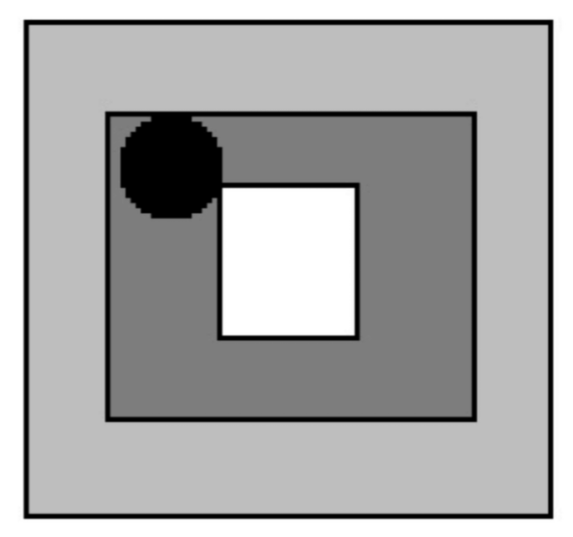
#> input picture reference_port.png, 573 x 537 px
$ python part_a.py
#> lines starting #> are read from the running program, lines starting #| are printed output that depends on the picture; after the words box and inside, x2 and y2 are one past the last pixel; in counts of white or black regions, pixels touching at a corner belong together
import cv2
import numpy as np
import math
from scipy import ndimage

def get_centers(image_path):
    gray = cv2.imread(image_path, cv2.IMREAD_GRAYSCALE)
    if gray is None:
        raise ValueError(f"Could not load {image_path}")

    # --- 1. Find Global Center (Using Canny for the thin squares) ---
    edges = cv2.Canny(gray, 50, 200)
    cnts, _ = cv2.findContours(edges, cv2.RETR_TREE, cv2.CHAIN_APPROX_SIMPLE)

    square_centroids = []
    for cnt in cnts:
        if cv2.contourArea(cnt) < 100: continue
        approx = cv2.approxPolyDP(cnt, 0.04 * cv2.arcLength(cnt, True), True)
        if len(approx) == 4:
            M = cv2.moments(cnt)
            if M['m00'] > 0:
                square_centroids.append((int(M['m10']/M['m00']), int(M['m01']/M['m00'])))

    global_center = np.mean(square_centroids, axis=0).astype(int)

    # --- 2. Find Marker Center (Using Morphology for the thick circle) ---
    # Step A: Threshold to isolate all black pixels (circle + lines)
    mask = cv2.inRange(gray, 0, 10)

    # Step B: Morphological Opening (Erosion followed by Dilation)
    kernel = np.ones((7, 7), np.uint8)
    opened_mask = cv2.morphologyEx(mask, cv2.MORPH_OPEN, kernel)

    # Step C: Find contours of the surviving blobs
    circ_cnts, _ = cv2.findContours(opened_mask, cv2.RETR_EXTERNAL, cv2.CHAIN_APPROX_SIMPLE)
    if not circ_cnts:
        raise ValueError("Morphology destroyed all targets! Is the circle missing?")

    circle_cnt = max(circ_cnts, key=cv2.contourArea)
    M = cv2.moments(circle_cnt)
    marker_center = (int(M['m10']/M['m00']), int(M['m01']/M['m00']))

    return tuple(global_center), tuple(marker_center)

def calculate_angle(global_center, marker_center):
    dx = marker_center[0] - global_center[0]
    dy = marker_center[1] - global_center[1]
    angle_rad = math.atan2(dy, dx)
    return math.degrees(angle_rad)

def test_rotation_recovery(image_path, test_angle=60.0):
    g_center, m_center = get_centers(image_path)
#> in get_centers, gray is the input picture: shape (537, 573); min 0, max 255, mean 169
#> in get_centers, `edges = cv2.Canny(gray, 50, 200)`:
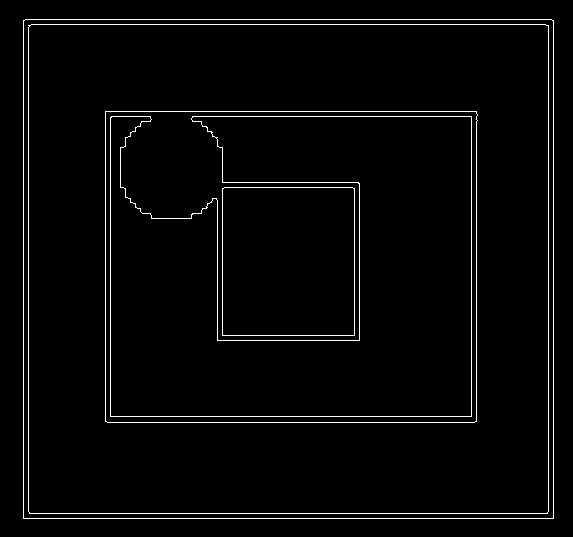
#> edges: shape (537, 573); 2.7% white in thin lines or dots, all inside (x1, y1, x2, y2) = (23, 19, 554, 519)
#> in get_centers, `cnts, _ = cv2.findContours(edges, cv2.RETR_TREE, cv2.CHAIN_APPROX_SIMP..`: cnts = 10 contours; largest, box (x1, y1, x2, y2) and area: (23, 19, 554, 519) 264467, (23, 19, 554, 519) 264465, (28, 24, 549, 514) 254271, (28, 24, 549, 514) 254268, (105, 111, 478, 423) 115381
#> the loop in get_centers, `for cnt in cnts:` made 10 passes
#> approx on passes 1 to 8: [[23, 20], [23, 518], [553, 518], [553, 20]], [[23, 21], [551, 19], [553, 517], [24, 518]], [[28, 25], [29, 513], [547, 513], [548, 25]], [[28, 27], [547, 25], [548, 511], [30, 513]], [[105, 111], [105, 421], [476, 421], [476, 111]], [[105, 112], [475, 111], [476, 420], [107, 422]], [[222, 188], [222, 335], [354, 335], [354, 188]], [[224, 187], [354, 189], [353, 335], [222, 334]]
#> after the loop in get_centers, `for cnt in cnts:`: square_centroids = [(288, 268), (288, 268), (288, 268), (288, 268), (290, 266), (290, 266), (288, 261), (288, 261)]
#> in get_centers, `global_center = np.mean(square_centroids, axis=0).astype(int)`: global_center = [288, 265]
#> in get_centers, `mask = cv2.inRange(gray, 0, 10)`:
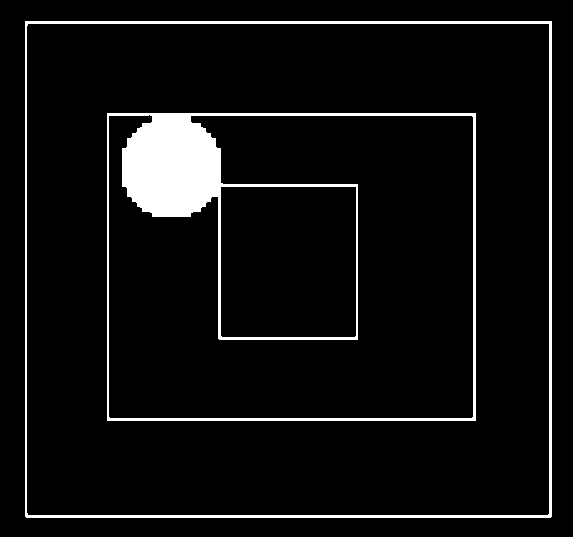
#> mask: shape (537, 573); 6.2% white; 2 white regions, box (x1, y1, x2, y2) and area: (107, 113, 476, 421) 13533, (25, 21, 552, 518) 5620
#> in get_centers, `opened_mask = cv2.morphologyEx(mask, cv2.MORPH_OPEN, kernel)`:
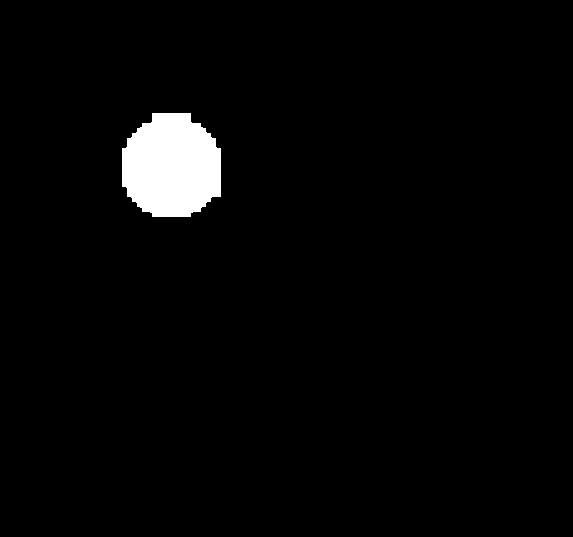
#> opened_mask: shape (537, 573); 2.7% white; 1 white region
#> in get_centers, `circ_cnts, _ = cv2.findContours(opened_mask, cv2.RETR_EXTERNAL, cv2.CH..`: circ_cnts = 1 contour; box (x1, y1, x2, y2) and area: (122, 113, 221, 217) 8187
#> in get_centers, `circle_cnt = max(circ_cnts, key=cv2.contourArea)`: circle_cnt = contour of 71 points, box (x1, y1, x2, y2) (122, 113, 221, 217), area 8187
#> in get_centers, `M = cv2.moments(circle_cnt)`: M = moments, m00 8187, centre m10/m00, m01/m00 = (171.3, 166)
#> in get_centers, `marker_center = (int(M['m10']/M['m00']), int(M['m01']/M['m00']))`: marker_center = (171, 165)
#> g_center = (288, 265); m_center = (171, 165)
    ref_angle = calculate_angle(g_center, m_center)
#> in calculate_angle, `dx = marker_center[0] - global_center[0]`: dx = -117
#> in calculate_angle, `dy = marker_center[1] - global_center[1]`: dy = -100
#> in calculate_angle, `angle_rad = math.atan2(dy, dx)`: angle_rad = -2.43
#> ref_angle = -139.5
    print(f"Reference Angle: {ref_angle:.2f} degrees")
#| Reference Angle: -139.48 degrees

    original_img = cv2.imread(image_path, cv2.IMREAD_GRAYSCALE)
    rotated_img = ndimage.rotate(original_img, test_angle, reshape=True, cval=255)
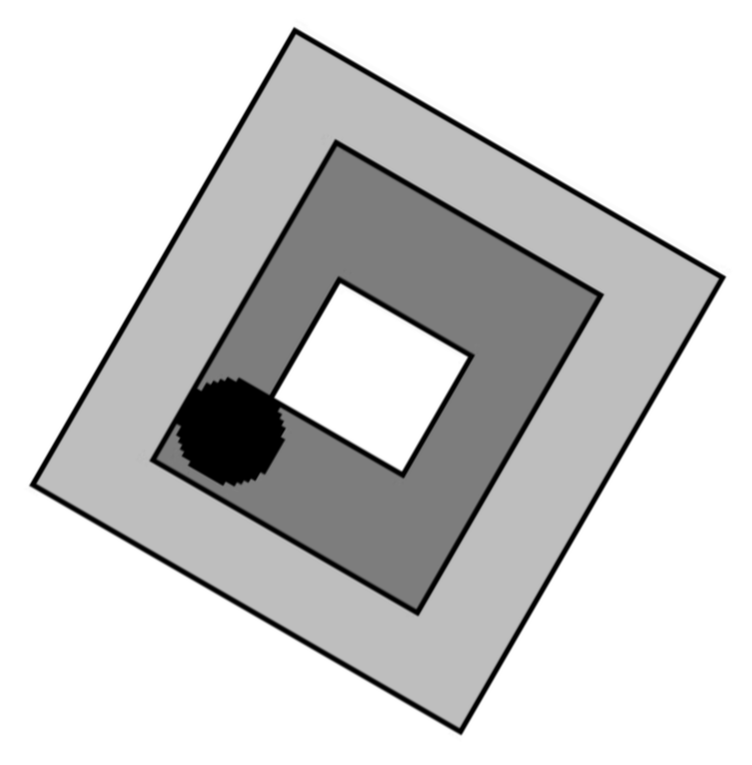
#> rotated_img: shape (765, 752); min 0, max 255, mean 209

    temp_path = "temp_rotated.png"
    cv2.imwrite(temp_path, rotated_img)

    rot_g_center, rot_m_center = get_centers(temp_path)
#> call 2 of get_centers, with image_path = 'temp_rotated.png'
#> in get_centers (call 2), `edges = cv2.Canny(gray, 50, 200)`:
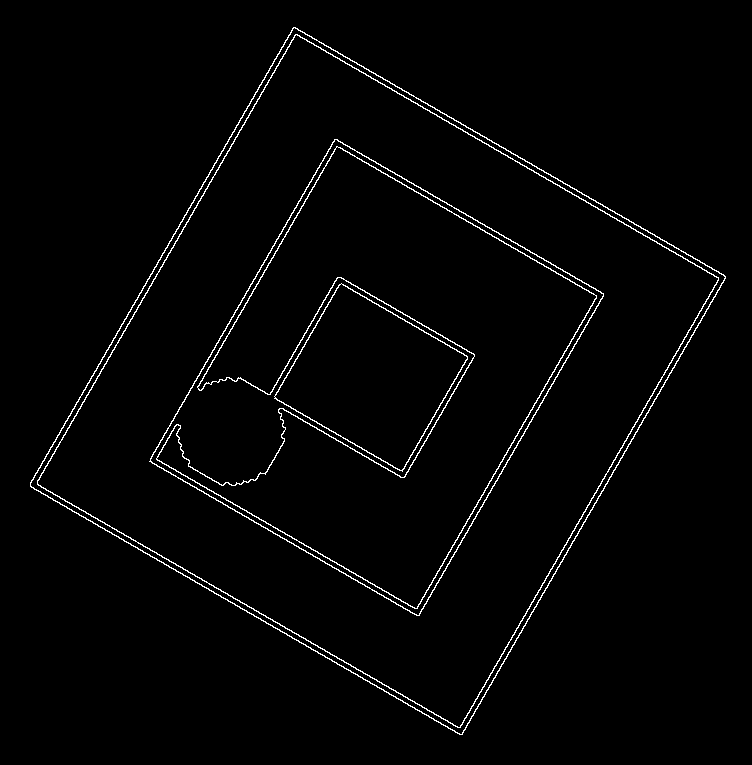
#> edges: shape (765, 752); 1.9% white in thin lines or dots, all inside (x1, y1, x2, y2) = (30, 27, 726, 735)
#> in get_centers (call 2), `cnts, _ = cv2.findContours(edges, cv2.RETR_TREE, cv2.CHAIN_APPROX_SIMP..`: cnts = 10 contours; largest, box (x1, y1, x2, y2) and area: (30, 27, 726, 735) 264784, (30, 27, 726, 735) 263764, (37, 34, 719, 728) 254361, (37, 34, 719, 728) 253369, (149, 139, 604, 616) 115812
#> the loop in get_centers (call 2), `for cnt in cnts:` made 10 passes
#> approx on passes 1 to 8: [[293, 27], [30, 486], [462, 734], [725, 276]], [[294, 27], [725, 277], [461, 734], [30, 485]], [[295, 34], [37, 484], [460, 727], [718, 277]], [[296, 34], [718, 278], [459, 727], [37, 483]], [[334, 139], [149, 461], [419, 615], [603, 293]], [[335, 139], [603, 294], [418, 615], [150, 460]], [[341, 283], [274, 398], [402, 471], [467, 356]], [[341, 283], [467, 357], [401, 470], [274, 396]]
#> after the loop in get_centers (call 2), `for cnt in cnts:`: square_centroids = [(377, 380), (377, 380), (377, 380), (377, 380), (376, 377), (376, 377), (370, 376), (370, 376)]
#> in get_centers (call 2), `global_center = np.mean(square_centroids, axis=0).astype(int)`: global_center = [375, 378]
#> in get_centers (call 2), `mask = cv2.inRange(gray, 0, 10)`:
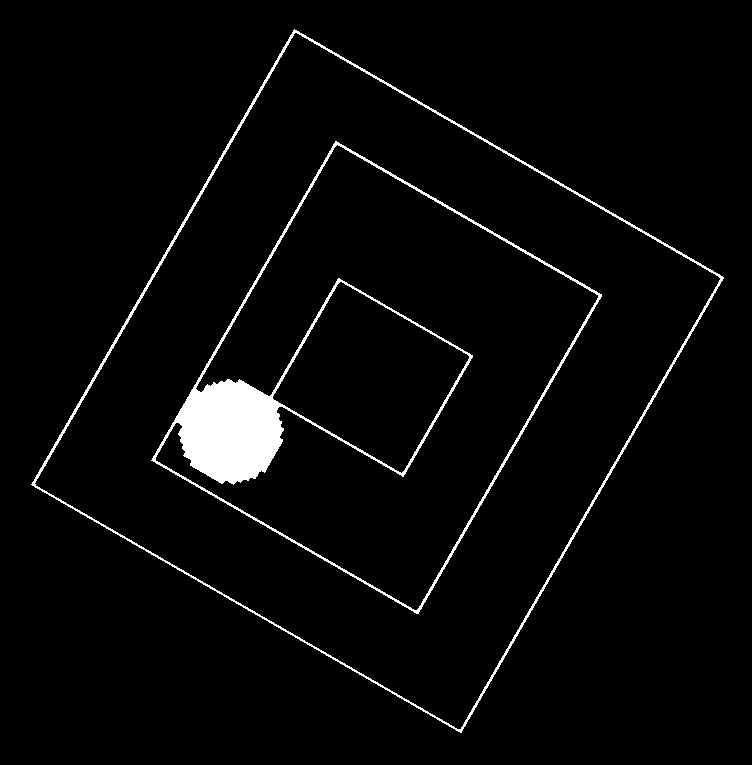
#> mask: shape (765, 752); 3.3% white; 2 white regions, box (x1, y1, x2, y2) and area: (151, 141, 602, 614) 13489, (31, 29, 724, 733) 5224
#> in get_centers (call 2), `opened_mask = cv2.morphologyEx(mask, cv2.MORPH_OPEN, kernel)`:
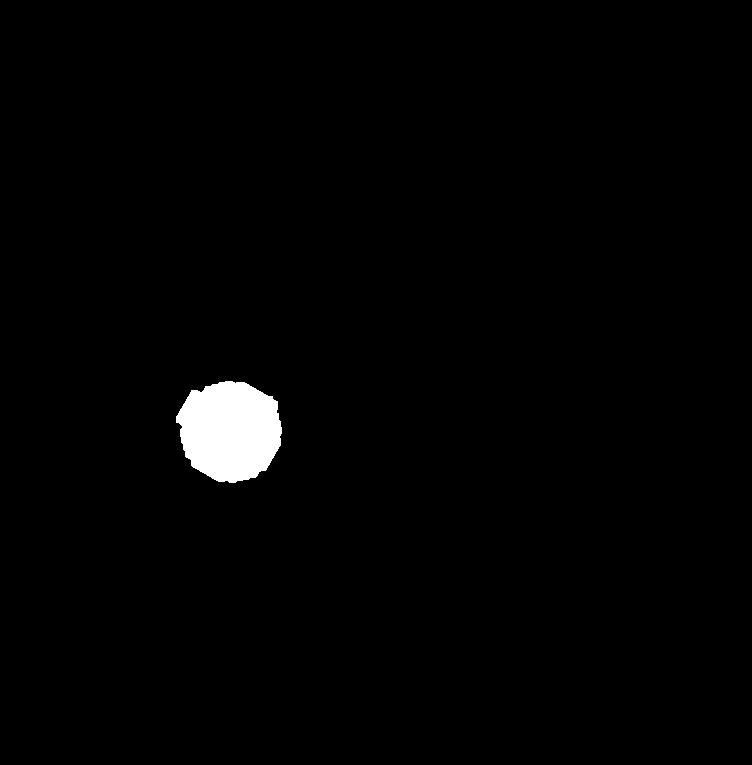
#> opened_mask: shape (765, 752); 1.4% white; 1 white region
#> in get_centers (call 2), `circ_cnts, _ = cv2.findContours(opened_mask, cv2.RETR_EXTERNAL, cv2.CH..`: circ_cnts = 1 contour; box (x1, y1, x2, y2) and area: (176, 381, 282, 483) 8144
#> in get_centers (call 2), `circle_cnt = max(circ_cnts, key=cv2.contourArea)`: circle_cnt = contour of 167 points, box (x1, y1, x2, y2) (176, 381, 282, 483), area 8144
#> in get_centers (call 2), `M = cv2.moments(circle_cnt)`: M = moments, m00 8143.5, centre m10/m00, m01/m00 = (229.7, 430.5)
#> in get_centers (call 2), `marker_center = (int(M['m10']/M['m00']), int(M['m01']/M['m00']))`: marker_center = (229, 430)
#> rot_g_center = (375, 378); rot_m_center = (229, 430)
    rot_angle = calculate_angle(rot_g_center, rot_m_center)
#> rot_angle = 160.4
    print(f"\nRotated Angle: {rot_angle:.2f} degrees")
#| Rotated Angle: 160.40 degrees

    recovered_angle = (rot_angle - ref_angle) % 360
#> recovered_angle = 299.9
    if recovered_angle != 0:
        recovered_angle = 360 - recovered_angle
#> recovered_angle = 60.12

    print(f"\nApplied Rotation:  {test_angle} degrees")
    print(f"Recovered Rotation: {recovered_angle:.2f} degrees")
#| Recovered Rotation: 60.12 degrees

if __name__ == "__main__":
    test_rotation_recovery("reference_port.png", test_angle=60.0)
